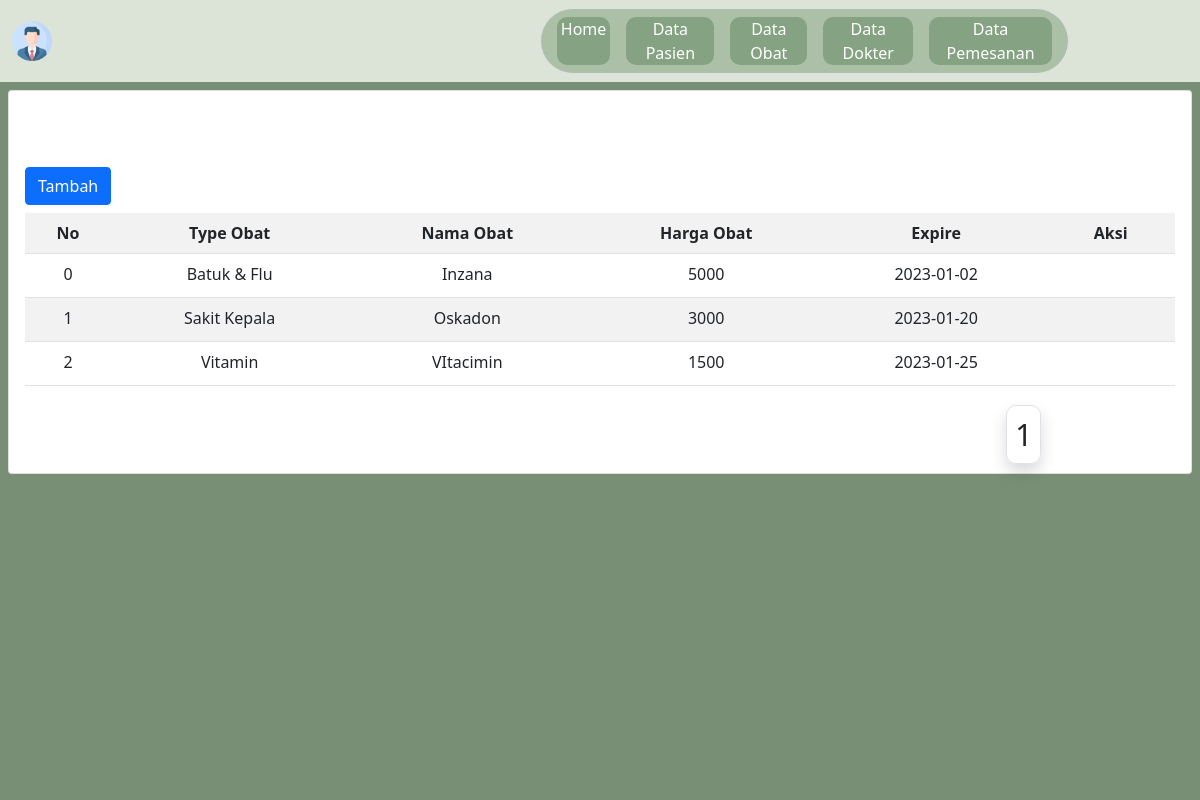
Screenshot of /view/viewAdmin/dataObat.php with the database file from the repository.
### tables this page shows
CREATE TABLE `tbl_obat` (
  `id` int(11) NOT NULL,
  `namaObat` varchar(255) NOT NULL,
  `hargaObat` varchar(255) NOT NULL,
  `expire` date NOT NULL,
  `typeObat` varchar(50) NOT NULL
);

### functions.php (called while the page is built)
<?php
function query($query) {
	global $conn;
	$result = mysqli_query($conn, $query);
	$rows = [];
	while( $row = mysqli_fetch_assoc($result) ) {
		$rows[] = $row;
	}
	return $rows;
}
?>

### controller/DataObatController.php (called while the page is built, shortened)
<?php
    include('functions.php');
    $dataObat = query("SELECT * FROM tbl_obat");
?>

### view/viewAdmin/dataObat.php (the view, shortened to what this page needs)
<?php
    include('controller/DataObatController.php');
    $jumlahDataPerHalaman = 5;
    $jumlahData = count(query("SELECT * FROM tbl_obat"));
    $jumlahHalaman = ceil($jumlahData / $jumlahDataPerHalaman);
    $halamanAktif = ( isset($_GET["halaman"]) ) ? $_GET["halaman"] : 1;
    $awalData = ( $jumlahDataPerHalaman * $halamanAktif ) - $jumlahDataPerHalaman;
    $tbl_obat = query("SELECT * FROM tbl_obat LIMIT $awalData, $jumlahDataPerHalaman");
?>
<!DOCTYPE html>
<html lang="en">
<head>
    <?php include('view/layout/head.php'); ?>
    <link rel="stylesheet" href="<?= $main_url?>assets/style/styleIndex.css">
</head>
<body style="">
    <?php include('view/layout/navbarAdmin.php'); ?>
    <div class="pb-2" style="background-color: #788F76; height: 100%;  width: 100%; position: fixed !important;">
        <div class="p-2">
            <div class="card">
                <div class=" ">
                    <a href="<?= $main_url?>admin/dashboard" class="fs-1 ps-2 text-dark text-decoration ">
                        <i class="fa-solid fa-arrow-rotate-left" style=""></i>
                    </a>
                </div>
                <div class="p-3">
                    <button class="btn btn-primary mb-2" data-bs-toggle="modal" data-bs-target="#tambahObat">Tambah</button>
                    <table class="table table-striped table-hover text-center w-100" style="height: 100% !important;">
                    <tr>
                        <th>No</th>
                        <th>Type Obat</th>
                        <th>Nama Obat</th>
                        <th>Harga Obat</th>
                        <th>Expire</th>
                        <th>Aksi</th>
                    </tr>
                    <?php $i = $awalData ?>
                    <?php foreach($tbl_obat as $obat): ?>
                        <tr>
                            <td><?= $i; ?></td>
                            <td><?= $obat["typeObat"]; ?></td>
                            <td><?= $obat["namaObat"]; ?></td>
                            <td><?= $obat["hargaObat"]; ?></td>
                            <td><?= $obat["expire"]; ?></td>
                            <td class="">
                                <form action="" method="post">
                                    <button type="submit" class="border-0" style="font-size: 18px !important; padding-right: 10px; background-color: transparent;" data-bs-toggle="modal" data-bs-target="#editObat" name="">
                                        <i class="fa-solid fa-pen" style="color: green;"></i>
                                    </button>
                                    <button type="submit" class="border-0 " style="background-color: transparent; font-size: 18px !important;" name="">
                                        <i class="fa-solid fa-trash" style="color: red;"></i>
                                    </button>
                                </form>
                            </td>
                        </tr>
                        <?php $i++ ?>
                    <?php endforeach; ?>
                    </table>
                    <div id="pagination" style="padding: 10px; backgound-color: white; text-align: right; font-size: 20px;">
                    <div style=" display: flex; justify-content: center; width: 25%; float: right; background-color: white; text-align: center;">
                        <div style=" padding: 4px; margin-right: 8px;" id="prevBtn">
                        </div>
                        <div class="">
                            <?php for( $i = 1; $i <= $jumlahHalaman; $i++ ) : ?>
                                <?php if( $i == $halamanAktif ) : ?>
                                        <a class="text-decoration-none text-dark bg-white shadow border p-2" style=" border-radius: 10px !important;font-size: 30px !important;" href="?halaman=<?= $i; ?>" style=""><?= $i; ?></a>
                                        <?php else : ?>
                                            <a class="text-decoration-none p-2 text-dark" id="itemNone" href="?halaman=<?= $i; ?>"><?= $i; ?></a>
                                        <?php endif; ?>
                            <?php endfor; ?>
                        </div>
                        <div style=" padding: 4px; margin-left: 8px;" id="nextBtn">
                        </div>
                    </div>
	        	</div>
                </div>
            </div>
        </div>
    </div>
</body>
</html>

### view/layout/head.php
<link rel="stylesheet" href="<?php echo $main_url?>assets/style/bootstrap/css/bootstrap.min.css">
<link rel="stylesheet" href="<?php echo $main_url?>assets/style/bootstrap/css/bootstrap.css">
<link rel="stylesheet" href="<?php echo $main_url?>assets/style/style.css">
<link rel="stylesheet" href="<?php echo $main_url?>assets/style/fontawesome.css">
<link rel="stylesheet" href="<?php echo $main_url?>assets/style/fontawesome.min.css">
<link rel="stylesheet" href="<?php echo $main_url?>assets/style/style.css">

### view/layout/navbarAdmin.php (shortened to what this page needs)
<?php
    include_once('functions.php');
    $email = $_SESSION["email"];
    $dataAkun = query("SELECT * FROM tbl_user WHERE email = '$email'")[0];
?>
<nav class="navbar bg-body-tertiary">
    <div class="container-fluid">
        <a class="navbar-brand align-center">
            <?php if($dataAkun["src_gambar"] && file_exists("assets/img/upload_images/".$dataAkun['src_gambar'])) { ?>
                <img src="<?= $main_url?>assets/img/upload_images/<?= $dataAkun["src_gambar"]?>" alt="" width="40"> <?= $dataAkun["nama_lengkap"]?>
            <?php } else { ?>
                <img src="<?= $main_url?>assets/img/login/icon/profile.png" alt="" width="40"> <?= $dataAkun["nama_lengkap"]?>
            <?php } ?>
        </a>
        <div class="w-75">
            <div id="navMenu" class="d-flex justify-content-center border ps-2 pe-2">
                <div class="itemMenu m-2 ps-1 pe-1">
                    <a href="<?= $main_url?>">Home</a>
                </div>
                <div class="itemMenu m-2 ps-1 pe-1">
                    <a href="<?= $main_url?>dataPasien">Data Pasien</a>
                </div>
                <div class="itemMenu m-2 ps-1 pe-1 ">
                    <a href="<?= $main_url?>dataObat">Data Obat</a>
                </div>
                <div class="itemMenu m-2 ps-1 pe-1 ">
                    <a href="<?= $main_url?>dataDokter">Data Dokter</a>
                </div>
                    <div class="itemMenu m-2 ps-1 pe-1 ">
                        <a href="<?= $main_url?>dataPemesanan">Data Pemesanan</a>
                </div>
            </div>
        </div>
  </div>
</nav>

### assets/style/style.css (style rules this page uses)
html, body { height: 100%; background-color: #788F76; }

### assets/style/styleIndex.css (style rules this page uses)
* { margin: 0; padding: 0; }
body, html { height: 100%; }
body { background-size: cover; background-position: center; background-repeat: no-repeat; background-image: url('../img/login/index_puskesmas.jpg'); }
.navbar { background-color: #DBE4D7 !important; }
.navbar #navMenu { text-align: center; border-radius: 50px; margin-left: 40% !important; background-color: #658c6467; }
.navbar #navMenu .itemMenu { background-color: #33623252 !important; border-radius: 10px; }
.navbar #navMenu .itemMenu a { text-decoration: none !important; color: white !important; }

### rows the page displays
tbl_obat: typeObat "Batuk & Flu", namaObat "Inzana", hargaObat "5000", expire "2023-01-02"
tbl_obat: typeObat "Sakit Kepala", namaObat "Oskadon", hargaObat "3000", expire "2023-01-20"
tbl_obat: typeObat "Vitamin", namaObat "VItacimin", hargaObat "1500", expire "2023-01-25"
